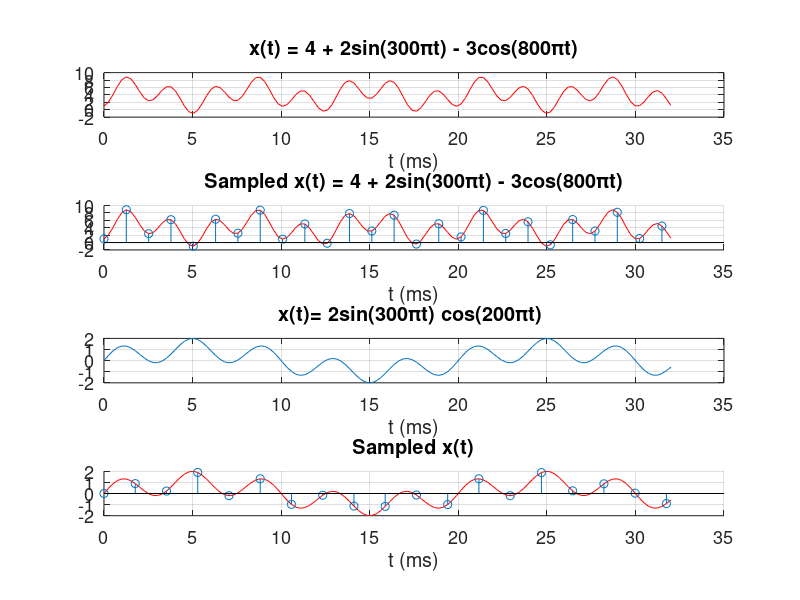
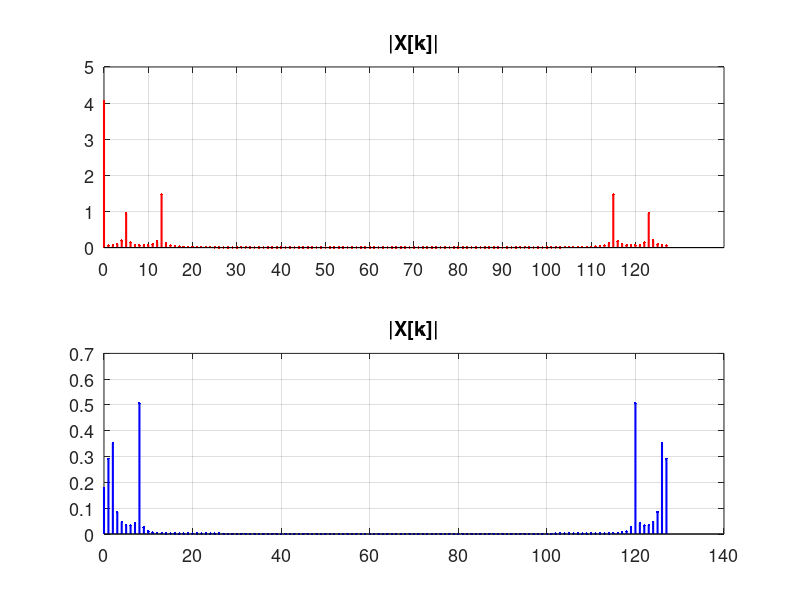

MATLAB code to generate these figures, in order:
%e8_9_cos_product_sum2.m    
% plot some cos/sin sums, products, for MS PA
clear; close all; fpv = [0 300 400 800]; 
set(0,'defaultAxesFontSize',13,'DefaultAxesXGrid','on','DefaultAxesYGrid','on'); 

T0 = 0.02,  f0= 1/T0,  % fundamental period and freq  
N = 128;     % fft length
T_d  = T0   % time length of samples being integer multiple of T0
T_d1 = 1.6*T0 % sample period, non-integer multiple of T0
r = 1;% 0.95;
t = linspace(0,T_d1,round(r*N));   % times for continuous wave plot and FFT
n = t(1:round(N/25):end);     % this produces 17 samples/cycle
%x2 = 2*sin(881*pi*t);  % single sine
%x2s =2*sin(881*pi*n);  % sampled sine
x2 = 4 + 2*sin(300*pi*t) -3* cos(800*pi*t); % sum signal
x2s =4 + 2*sin(300*pi*n) -3* cos(800*pi*n); % sampled sum signal

xp = 2*cos(200*pi*t).*sin(300*pi*t);     % product signal
np = t(1:round(N/18):end);                        %  produces 11 samples/cycle
xps = 2*cos(200*pi*np).*sin(300*pi*np);  % sampled product signal

figure('position',fpv), 
  subplot(4,1,1),plot(1000*t,x2,'r'),yticks([-2:2:10]),% axis tight,
   xlabel('t (ms)'), title('x(t) = 4 + 2sin(300\pit) - 3cos(800\pit)') 
  subplot(4,1,2),hold on, plot(1000*t,x2,'r'),yticks([-2:2:10]),% axis tight,
   xlabel('t (ms)'), title('Sampled x(t) = 4 + 2sin(300\pit) - 3cos(800\pit)'),
   stem(1000*n,x2s),
   hold off,
  subplot(4,1,3),plot(1000*t,xp),yticks([-2:2]), %axis tight,
   xlabel('t (ms)'), title('x(t)= 2sin(300\pit) cos(200\pit) '),  %horizontal axis in msec
  subplot(4,1,4),hold on, plot(1000*t,xp,'r'),yticks([-2:2]),% axis tight,
   xlabel('t (ms)'), title('Sampled x(t)'),
   stem(1000*np,xps),
   hold off
   
  XP = abs(fft(xp,N))/N;  X2 =abs(fft(x2,N))/N; 
  w = 0:N-1;  % start FFT plots at 0
  figure, 
    subplot(2,1,1),stem(w,X2,'.r','Linewidth',1.5),xticks([0:10:N]),title('|X[k]|'),% axis tight,
     subplot(2,1,2),stem(w,XP,'.b','Linewidth',1.5),title('|X[k]|'),% axis tight,
   
